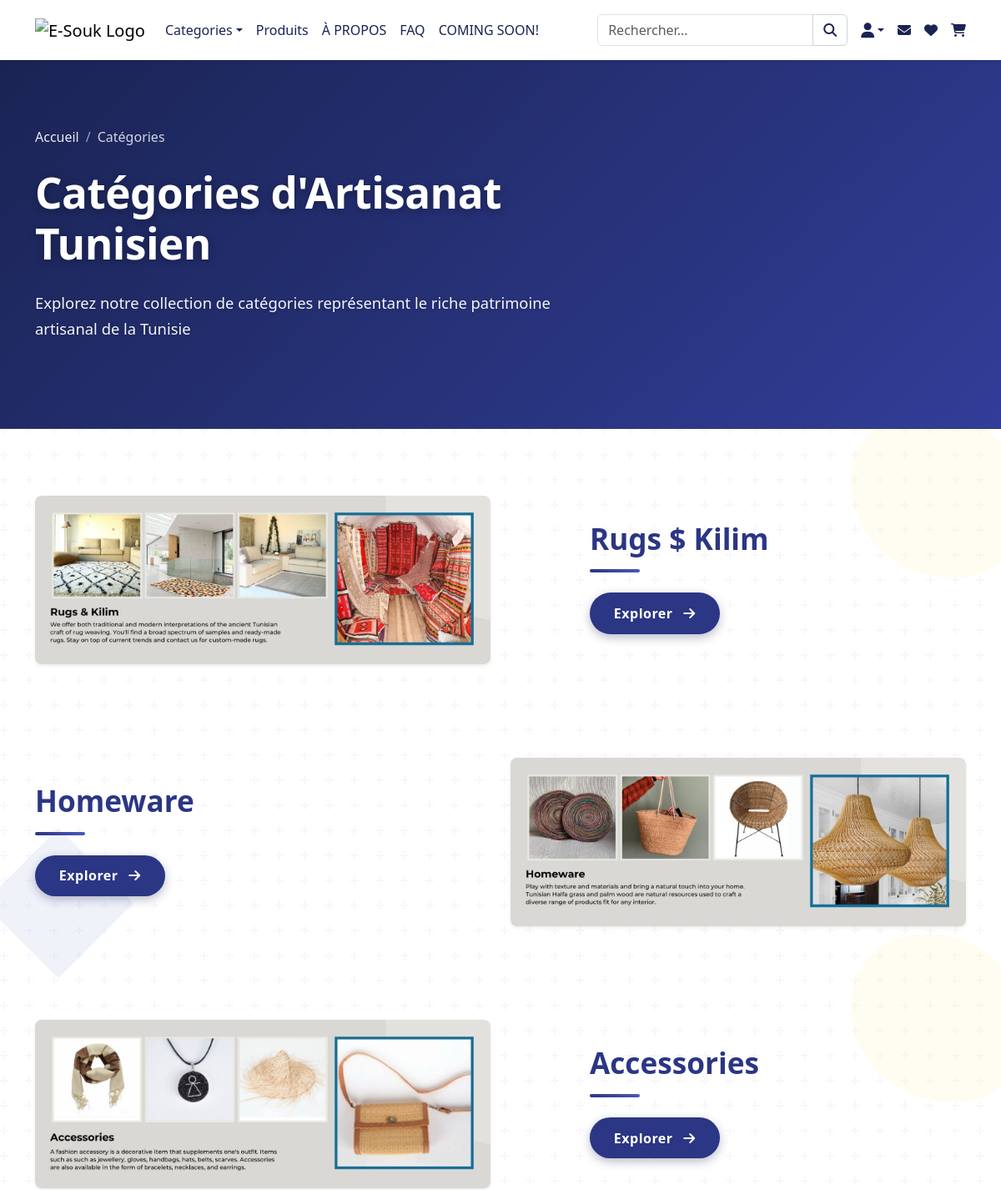
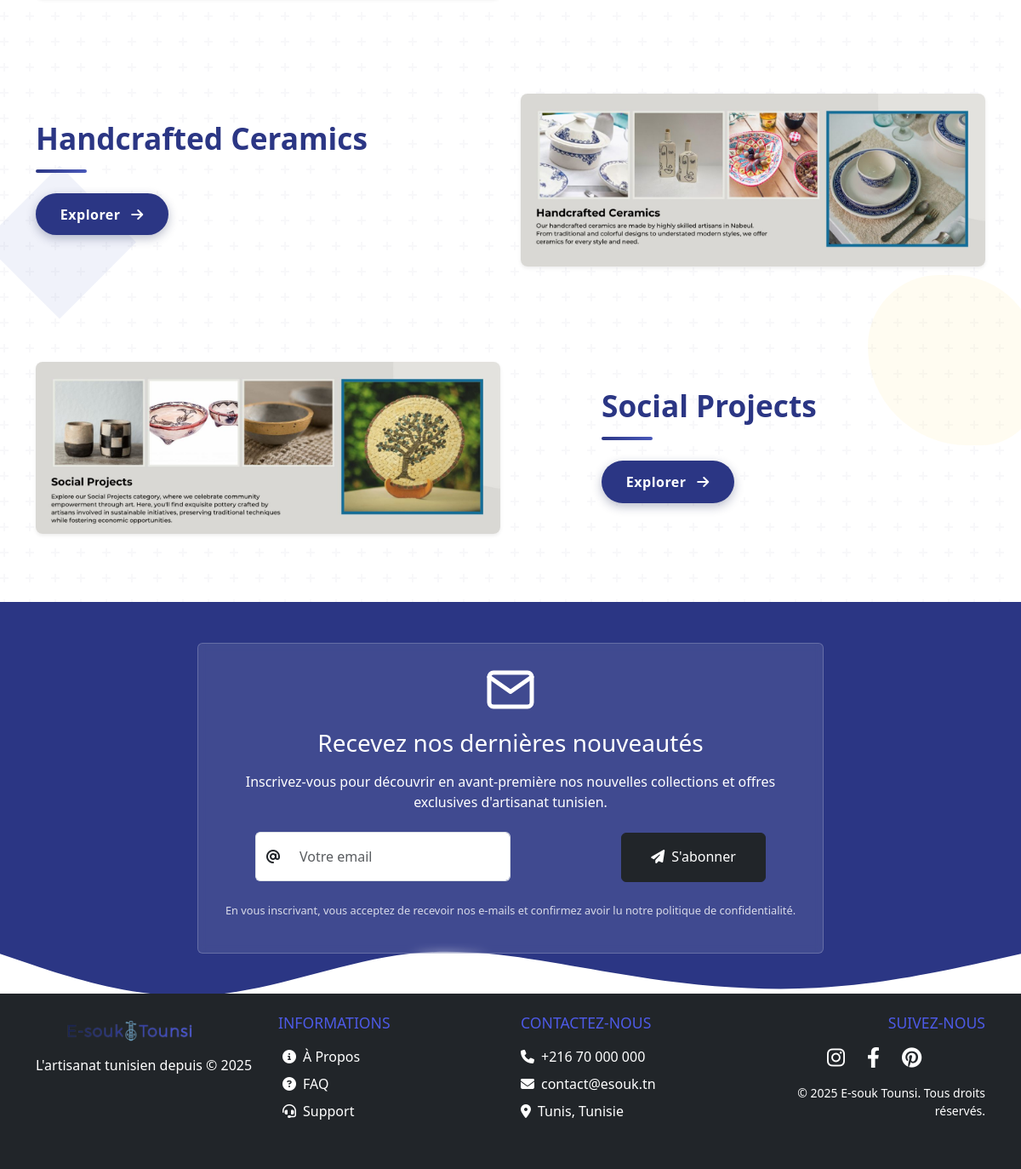
Before: /public/pages/categories.php with the older database file (2 pictures, top to bottom).
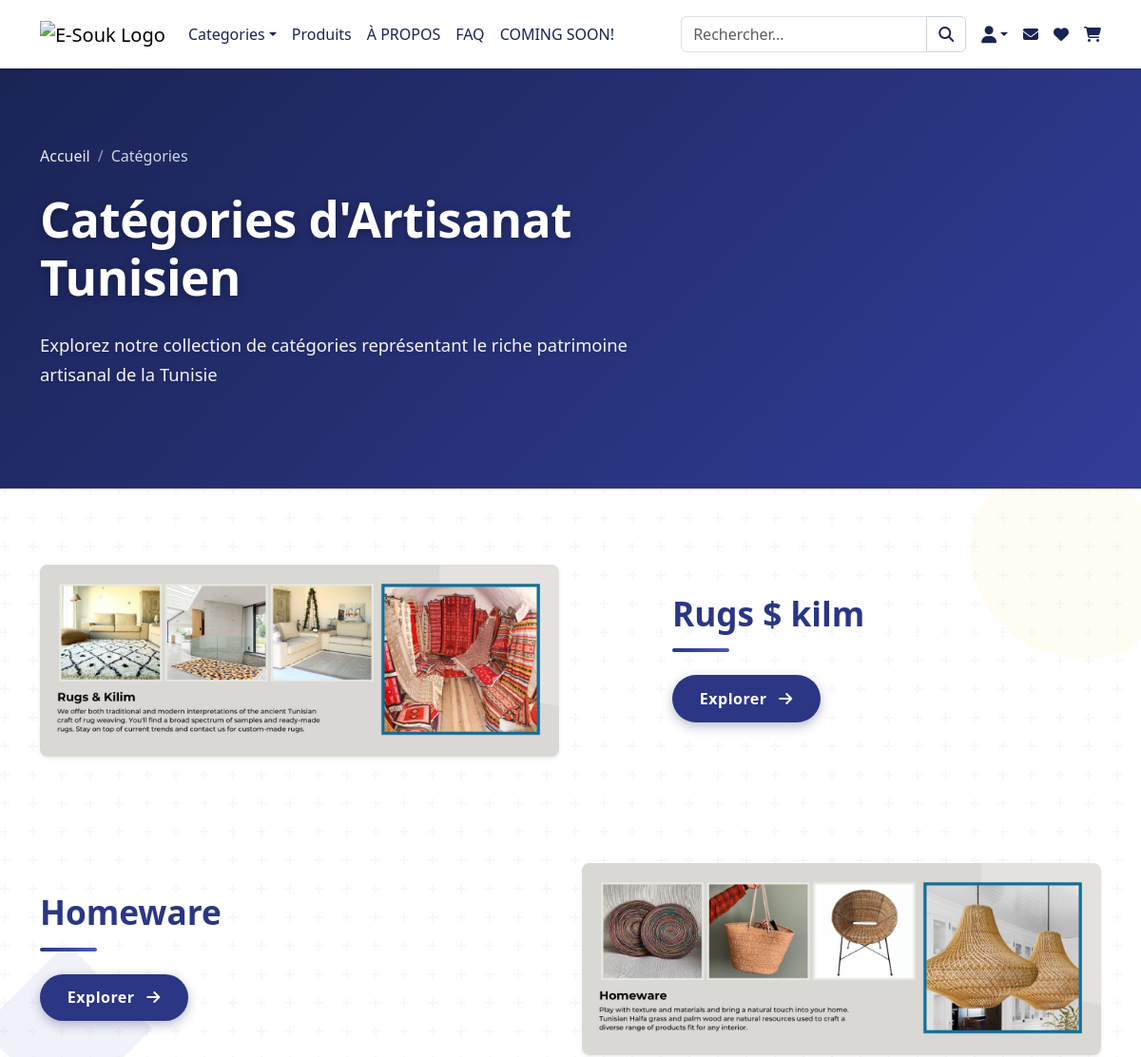
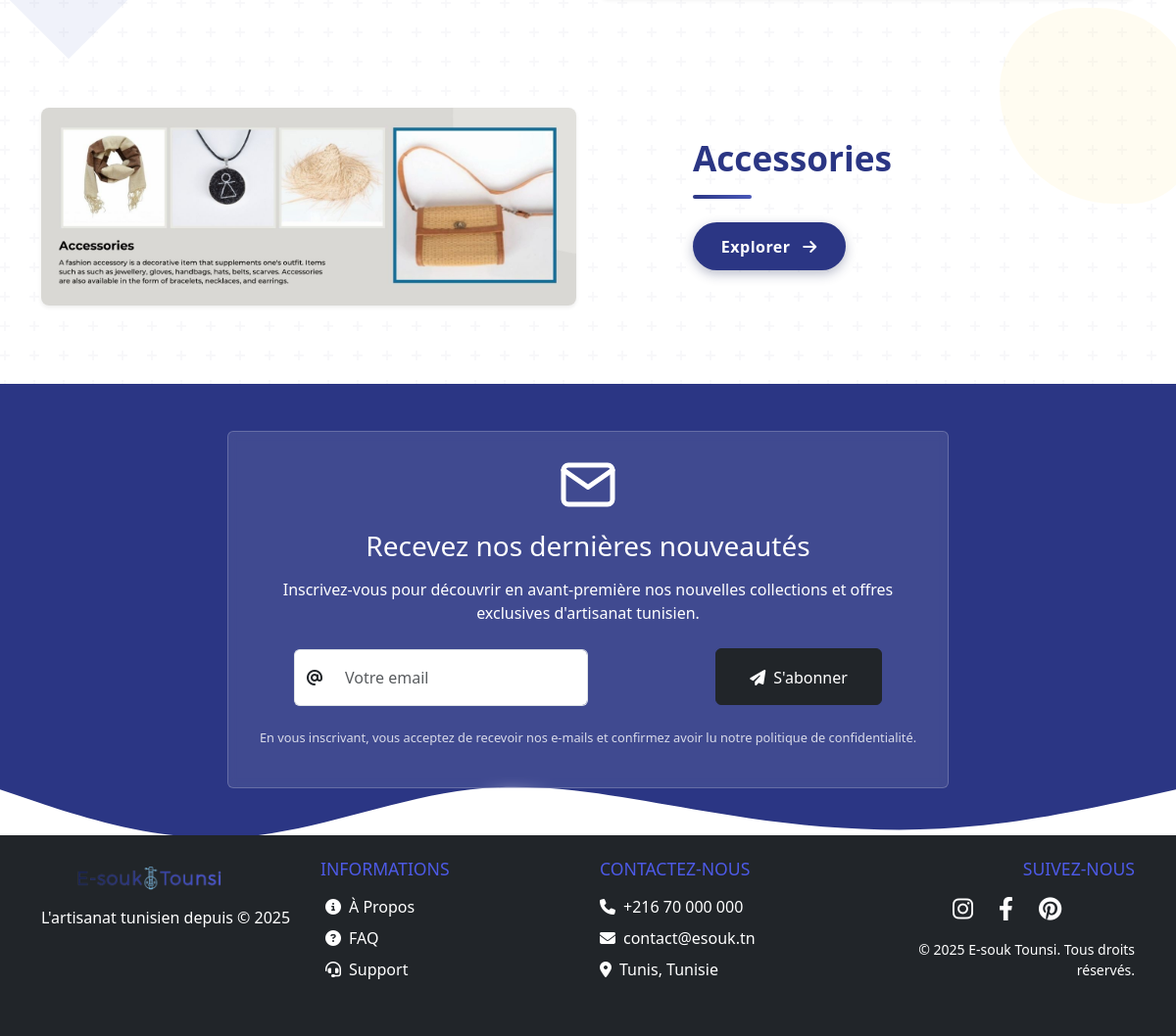
After: the same page with the newer database file (2 pictures, top to bottom).
### tables this page shows
CREATE TABLE `category` (
  `id_category` int NOT NULL AUTO_INCREMENT,
  `name` varchar(100) NOT NULL,
  `discription` text NOT NULL,
  `image` varchar(255) DEFAULT NULL,
  PRIMARY KEY (`id_category`)
);

### public/pages/categories.php (the view, shortened to what the changed rows need)
<?php
$title = "Catégories d'Artisanat Tunisien";
$breadcrumbs = [
    'Accueil' => 'index.php',
    'Catégories' => '#',
];
?>
<!DOCTYPE html>
<html lang="fr">
<head>
    <?php include '../templates/header.php'; ?>
    <link rel="stylesheet" href="../assets/css/categories.css">
    <link rel="stylesheet" href="../assets/css/components/hero.css">
</head>
<body>
    <?php include '../templates/navbar.php'; ?>
    <?php include '../templates/hero.php'; ?>
    <section class="container category-container my-5">
        <?php
        try {
            $query = "SELECT id_category, name, description, image FROM category ORDER BY id_category";
            $stmt = $db->prepare($query);
            $stmt->execute();
            $categories = $stmt->fetchAll(PDO::FETCH_ASSOC);
        } catch(PDOException $e) {
            echo "Error: " . $e->getMessage();
            exit;
        }
        if(count($categories) > 0): ?>
            <?php foreach($categories as $index => $category):
                $isEven = $index % 2 == 0;
            ?>
                <div class="row category-row align-items-center position-relative mb-5">
                    <div class="decoration-shape <?= $isEven ? 'shape-1' : 'shape-2' ?>"></div>
                    <div class="d-none d-md-block">
                        <?php if($isEven): ?>
                            <div class="row align-items-center">
                                <div class="col-md-6">
                                    <a href="category-details.php?id=<?= $category['id_category'] ?>" class="category-link">
                                        <div class="category-card shadow-sm">
                                            <?php if(!empty($category['image'])): ?>
                                                <img src="../../root_uploads/categories/<?= htmlspecialchars($category['image']) ?>"
                                                    alt="<?= htmlspecialchars($category['name']) ?>" class="category-image">
                                            <?php else: ?>
                                                <img src="../../assets/images/no-image.jpg"
                                                    alt="No Image Available" class="category-image">
                                            <?php endif; ?>
                                        </div>
                                    </a>
                                </div>
                                <div class="col-md-5 offset-md-1">
                                    <h2 class="category-name"><?= htmlspecialchars($category['name']) ?></h2>
                                    <div class="category-divider"></div>
                                    <a href="category-details.php?id=<?= $category['id_category'] ?>" class="explore-btn">
                                        Explorer <i class="fas fa-arrow-right ms-2"></i>
                                    </a>
                                </div>
                            </div>
                        <?php else: ?>
                            <div class="row align-items-center">
                                <div class="col-md-5">
                                    <h2 class="category-name"><?= htmlspecialchars($category['name']) ?></h2>
                                    <div class="category-divider"></div>
                                    <a href="category-details.php?id=<?= $category['id_category'] ?>" class="explore-btn">
                                        Explorer <i class="fas fa-arrow-right ms-2"></i>
                                    </a>
                                </div>
                                <div class="col-md-6 offset-md-1">
                                    <a href="category-details.php?id=<?= $category['id_category'] ?>" class="category-link">
                                        <div class="category-card shadow-sm">
                                            <?php if(!empty($category['image'])): ?>
                                                <img src="../../root_uploads/categories/<?= htmlspecialchars($category['image']) ?>"
                                                    alt="<?= htmlspecialchars($category['name']) ?>" class="category-image">
                                            <?php else: ?>
                                                <img src="../../assets/images/no-image.jpg"
                                                    alt="No Image Available" class="category-image">
                                            <?php endif; ?>
                                        </div>
                                    </a>
                                </div>
                            </div>
                        <?php endif; ?>
                    </div>
                </div>
            <?php endforeach; ?>
        <?php else: ?>
            <div class="alert alert-info text-center">Aucune catégorie n'est disponible pour le moment.</div>
        <?php endif; ?>
    </section>
    <?php include '../templates/newsletter.php'; ?>
    <?php include '../templates/footer.php'; ?>
</body>
</html>

### public/templates/hero.php (shortened to what the changed rows need)
<?php
$title = $title ?? "Page Title";
$breadcrumbs = $breadcrumbs ?? [
    'Accueil' => 'index.php',
    $title => '#'
];
?>
<section class="category-hero-section">
    <div class="container position-relative" style="z-index: 2;">
        <div class="row align-items-center">
            <div class="col-lg-8 text-white">
                <nav aria-label="breadcrumb">
                    <ol class="breadcrumb">
                        <?php
                        $i = 0;
                        $total = count($breadcrumbs);
                        foreach ($breadcrumbs as $name => $url) {
                            $i++;
                            if ($i == $total) {
                                echo '<li class="breadcrumb-item active" aria-current="page">' . htmlspecialchars($name) . '</li>';
                            } else {
                                echo '<li class="breadcrumb-item"><a href="' . htmlspecialchars($url) . '">' . htmlspecialchars($name) . '</a></li>';
                            }
                        }
                        ?>
                    </ol>
                </nav>
                <h1 class="hero-title"><?php echo htmlspecialchars($title); ?></h1>
            </div>
        </div>
    </div>
</section>

### public/templates/newsletter.php (shortened to what the changed rows need)
<section class="newsletter-section py-5">
    <div class="newsletter-shape">
    </div>
</section>

Changed rows visible on the page:
removed category: name "Handcrafted Ceramics", image (picture)
removed category: image (picture), name "Social Projects"
changed category: name "Rugs $ Kilim" → "Rugs $ kilm"
